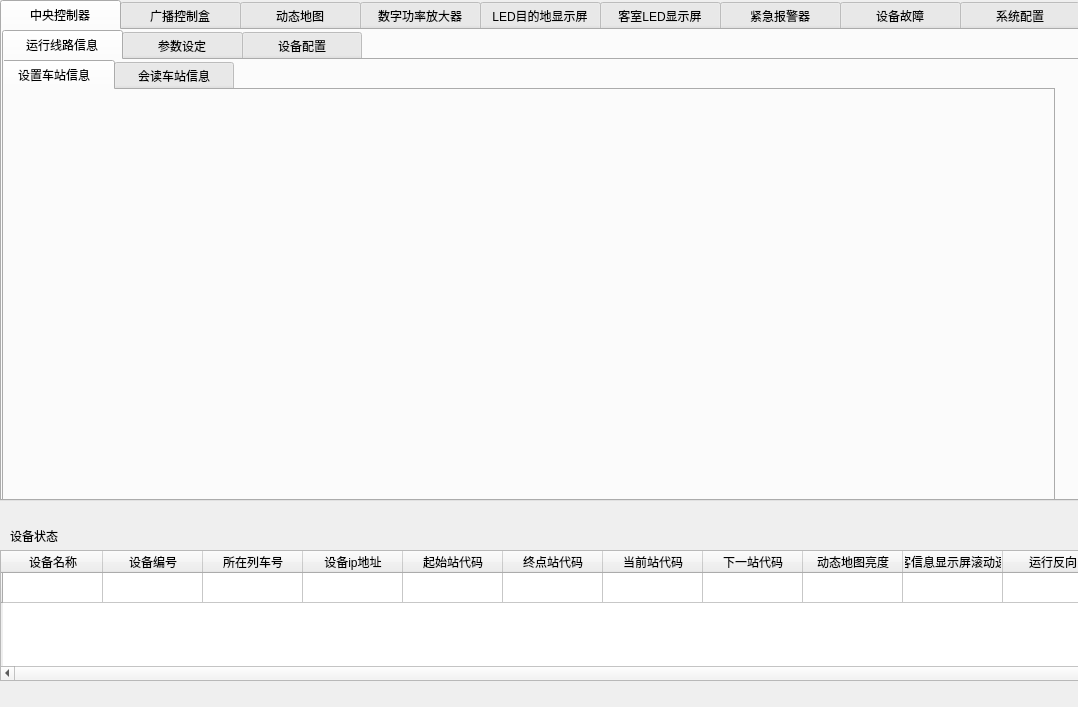
<?xml version="1.0" encoding="UTF-8"?>
<ui version="4.0">
 <class>MyWidget</class>
 <widget class="QWidget" name="MyWidget">
  <property name="geometry">
   <rect>
    <x>0</x>
    <y>0</y>
    <width>1078</width>
    <height>707</height>
   </rect>
  </property>
  <property name="windowTitle">
   <string>MyWidget</string>
  </property>
  <widget class="QTabWidget" name="tabWidget">
   <property name="geometry">
    <rect>
     <x>0</x>
     <y>0</y>
     <width>1121</width>
     <height>501</height>
    </rect>
   </property>
   <property name="minimumSize">
    <size>
     <width>1121</width>
     <height>0</height>
    </size>
   </property>
   <property name="styleSheet">
    <string notr="true">QTabBar:tab{width:120}
QTabBar:tab{height:30}</string>
   </property>
   <property name="currentIndex">
    <number>0</number>
   </property>
   <widget class="QWidget" name="tab">
    <attribute name="title">
     <string>中央控制器</string>
    </attribute>
    <widget class="QTabWidget" name="tabWidget_2">
     <property name="geometry">
      <rect>
       <x>0</x>
       <y>0</y>
       <width>1121</width>
       <height>661</height>
      </rect>
     </property>
     <property name="currentIndex">
      <number>0</number>
     </property>
     <widget class="QWidget" name="tab_10">
      <attribute name="title">
       <string>运行线路信息</string>
      </attribute>
      <widget class="QTabWidget" name="tabWidget_3">
       <property name="geometry">
        <rect>
         <x>-10</x>
         <y>0</y>
         <width>1061</width>
         <height>461</height>
        </rect>
       </property>
       <property name="styleSheet">
        <string notr="true">QTabBar:tab{width:120}
QTabBar:tab{height:30}</string>
       </property>
       <property name="currentIndex">
        <number>0</number>
       </property>
       <widget class="QWidget" name="tab_13">
        <attribute name="title">
         <string>设置车站信息</string>
        </attribute>
       </widget>
       <widget class="QWidget" name="tab_14">
        <attribute name="title">
         <string>会读车站信息</string>
        </attribute>
       </widget>
      </widget>
     </widget>
     <widget class="QWidget" name="tab_11">
      <attribute name="title">
       <string>参数设定</string>
      </attribute>
     </widget>
     <widget class="QWidget" name="tab_12">
      <attribute name="title">
       <string>设备配置</string>
      </attribute>
      <widget class="QTabWidget" name="tabWidget_4">
       <property name="geometry">
        <rect>
         <x>0</x>
         <y>0</y>
         <width>971</width>
         <height>461</height>
        </rect>
       </property>
       <property name="currentIndex">
        <number>0</number>
       </property>
       <widget class="QWidget" name="tab_15">
        <attribute name="title">
         <string>编辑</string>
        </attribute>
       </widget>
       <widget class="QWidget" name="tab_16">
        <attribute name="title">
         <string>重置</string>
        </attribute>
       </widget>
      </widget>
     </widget>
    </widget>
   </widget>
   <widget class="QWidget" name="tab_2">
    <attribute name="title">
     <string>广播控制盒</string>
    </attribute>
   </widget>
   <widget class="QWidget" name="tab_3">
    <attribute name="title">
     <string>动态地图</string>
    </attribute>
   </widget>
   <widget class="QWidget" name="tab_4">
    <attribute name="title">
     <string>数字功率放大器</string>
    </attribute>
   </widget>
   <widget class="QWidget" name="tab_5">
    <attribute name="title">
     <string>LED目的地显示屏</string>
    </attribute>
   </widget>
   <widget class="QWidget" name="tab_6">
    <attribute name="title">
     <string>客室LED显示屏</string>
    </attribute>
   </widget>
   <widget class="QWidget" name="tab_7">
    <attribute name="title">
     <string>紧急报警器</string>
    </attribute>
   </widget>
   <widget class="QWidget" name="tab_8">
    <attribute name="title">
     <string>设备故障</string>
    </attribute>
   </widget>
   <widget class="QWidget" name="tab_9">
    <attribute name="title">
     <string>系统配置</string>
    </attribute>
   </widget>
  </widget>
  <widget class="QTableWidget" name="tableWidget">
   <property name="geometry">
    <rect>
     <x>0</x>
     <y>550</y>
     <width>1261</width>
     <height>131</height>
    </rect>
   </property>
   <row>
    <property name="text">
     <string/>
    </property>
   </row>
   <column>
    <property name="text">
     <string>设备名称</string>
    </property>
   </column>
   <column>
    <property name="text">
     <string>设备编号</string>
    </property>
   </column>
   <column>
    <property name="text">
     <string>所在列车号</string>
    </property>
   </column>
   <column>
    <property name="text">
     <string>设备ip地址</string>
    </property>
   </column>
   <column>
    <property name="text">
     <string>起始站代码</string>
    </property>
   </column>
   <column>
    <property name="text">
     <string>终点站代码</string>
    </property>
   </column>
   <column>
    <property name="text">
     <string>当前站代码</string>
    </property>
   </column>
   <column>
    <property name="text">
     <string>下一站代码</string>
    </property>
   </column>
   <column>
    <property name="text">
     <string>动态地图亮度</string>
    </property>
   </column>
   <column>
    <property name="text">
     <string>乘客信息显示屏滚动速度</string>
    </property>
   </column>
   <column>
    <property name="text">
     <string>运行反向</string>
    </property>
   </column>
   <column>
    <property name="text">
     <string>运行状态</string>
    </property>
   </column>
   <column>
    <property name="text">
     <string>版本号</string>
    </property>
   </column>
  </widget>
  <widget class="QLabel" name="label">
   <property name="geometry">
    <rect>
     <x>10</x>
     <y>530</y>
     <width>54</width>
     <height>12</height>
    </rect>
   </property>
   <property name="text">
    <string>设备状态</string>
   </property>
  </widget>
  <widget class="QLabel" name="label_2">
   <property name="geometry">
    <rect>
     <x>10</x>
     <y>690</y>
     <width>311</width>
     <height>16</height>
    </rect>
   </property>
   <property name="text">
    <string/>
   </property>
  </widget>
 </widget>
 <layoutdefault spacing="6" margin="11"/>
 <resources/>
 <connections/>
</ui>
